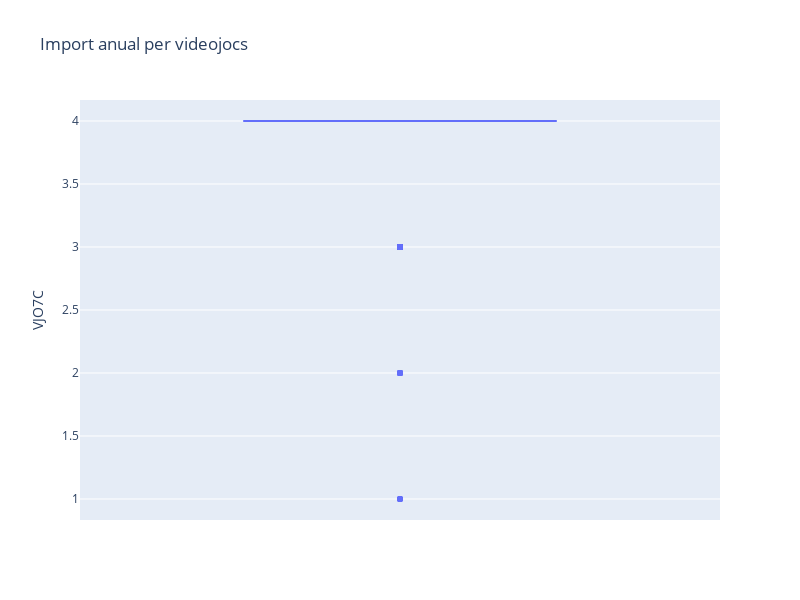

Notebook code cell kept with this figure:
### Code cell
fig = px.box(grup_videojocs, y='VJO7C', title="Import anual per videojocs")
fig.update_layout(autosize=False, width=800, height=600)
fig.show()

### Figure 1 — Plotly figure (JSON) as saved in the notebook; plotly's stock layout.template omitted (floating-point values rounded to 4 significant figures; data arrays with more than 128 entries replaced by an {"elided": "..."} marker saying what was removed)
{"data": [{"alignmentgroup": "True", "hovertemplate": "VJO7C=%{y}<extra></extra>", "legendgroup": "", "marker": {"color": "#636efa"}, "name": "", "notched": false, "offsetgroup": "", "orientation": "v", "showlegend": false, "type": "box", "x0": " ", "xaxis": "x", "y": {"elided": "5078 float values"}, "y0": " ", "yaxis": "y"}], "layout": {"autosize": false, "boxmode": "group", "height": 600, "legend": {"tracegroupgap": 0}, "title": {"text": "Import anual per videojocs"}, "width": 800, "xaxis": {"anchor": "y", "domain": [0, 1]}, "yaxis": {"anchor": "x", "domain": [0, 1], "title": {"text": "VJO7C"}}}}
